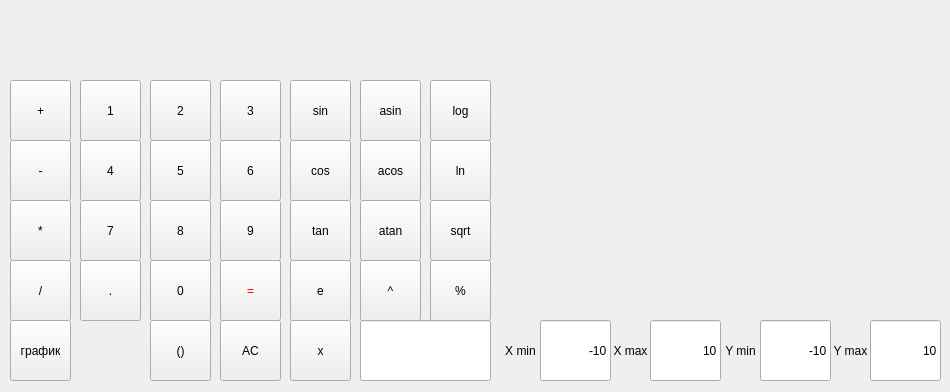
<?xml version="1.0" encoding="UTF-8"?>
<ui version="4.0">
 <class>View</class>
 <widget class="QMainWindow" name="View">
  <property name="geometry">
   <rect>
    <x>0</x>
    <y>0</y>
    <width>950</width>
    <height>392</height>
   </rect>
  </property>
  <property name="minimumSize">
   <size>
    <width>950</width>
    <height>392</height>
   </size>
  </property>
  <property name="maximumSize">
   <size>
    <width>950</width>
    <height>392</height>
   </size>
  </property>
  <property name="windowTitle">
   <string>MainWindow</string>
  </property>
  <widget class="QWidget" name="centralwidget">
   <widget class="QPushButton" name="B1">
    <property name="geometry">
     <rect>
      <x>80</x>
      <y>80</y>
      <width>61</width>
      <height>61</height>
     </rect>
    </property>
    <property name="minimumSize">
     <size>
      <width>61</width>
      <height>61</height>
     </size>
    </property>
    <property name="maximumSize">
     <size>
      <width>61</width>
      <height>61</height>
     </size>
    </property>
    <property name="cursor">
     <cursorShape>PointingHandCursor</cursorShape>
    </property>
    <property name="text">
     <string>1</string>
    </property>
    <attribute name="buttonGroup">
     <string notr="true">Numbers</string>
    </attribute>
   </widget>
   <widget class="QPushButton" name="B2">
    <property name="geometry">
     <rect>
      <x>150</x>
      <y>80</y>
      <width>61</width>
      <height>61</height>
     </rect>
    </property>
    <property name="minimumSize">
     <size>
      <width>61</width>
      <height>61</height>
     </size>
    </property>
    <property name="maximumSize">
     <size>
      <width>61</width>
      <height>61</height>
     </size>
    </property>
    <property name="cursor">
     <cursorShape>PointingHandCursor</cursorShape>
    </property>
    <property name="text">
     <string>2</string>
    </property>
    <attribute name="buttonGroup">
     <string notr="true">Numbers</string>
    </attribute>
   </widget>
   <widget class="QPushButton" name="B3">
    <property name="geometry">
     <rect>
      <x>220</x>
      <y>80</y>
      <width>61</width>
      <height>61</height>
     </rect>
    </property>
    <property name="minimumSize">
     <size>
      <width>61</width>
      <height>61</height>
     </size>
    </property>
    <property name="maximumSize">
     <size>
      <width>61</width>
      <height>61</height>
     </size>
    </property>
    <property name="cursor">
     <cursorShape>PointingHandCursor</cursorShape>
    </property>
    <property name="text">
     <string>3</string>
    </property>
    <attribute name="buttonGroup">
     <string notr="true">Numbers</string>
    </attribute>
   </widget>
   <widget class="QPushButton" name="B6">
    <property name="geometry">
     <rect>
      <x>220</x>
      <y>140</y>
      <width>61</width>
      <height>61</height>
     </rect>
    </property>
    <property name="minimumSize">
     <size>
      <width>61</width>
      <height>61</height>
     </size>
    </property>
    <property name="maximumSize">
     <size>
      <width>61</width>
      <height>61</height>
     </size>
    </property>
    <property name="cursor">
     <cursorShape>PointingHandCursor</cursorShape>
    </property>
    <property name="text">
     <string>6</string>
    </property>
    <attribute name="buttonGroup">
     <string notr="true">Numbers</string>
    </attribute>
   </widget>
   <widget class="QPushButton" name="B4">
    <property name="geometry">
     <rect>
      <x>80</x>
      <y>140</y>
      <width>61</width>
      <height>61</height>
     </rect>
    </property>
    <property name="minimumSize">
     <size>
      <width>61</width>
      <height>61</height>
     </size>
    </property>
    <property name="maximumSize">
     <size>
      <width>61</width>
      <height>61</height>
     </size>
    </property>
    <property name="cursor">
     <cursorShape>PointingHandCursor</cursorShape>
    </property>
    <property name="text">
     <string>4</string>
    </property>
    <attribute name="buttonGroup">
     <string notr="true">Numbers</string>
    </attribute>
   </widget>
   <widget class="QPushButton" name="B5">
    <property name="geometry">
     <rect>
      <x>150</x>
      <y>140</y>
      <width>61</width>
      <height>61</height>
     </rect>
    </property>
    <property name="minimumSize">
     <size>
      <width>61</width>
      <height>61</height>
     </size>
    </property>
    <property name="maximumSize">
     <size>
      <width>61</width>
      <height>61</height>
     </size>
    </property>
    <property name="cursor">
     <cursorShape>PointingHandCursor</cursorShape>
    </property>
    <property name="text">
     <string>5</string>
    </property>
    <attribute name="buttonGroup">
     <string notr="true">Numbers</string>
    </attribute>
   </widget>
   <widget class="QPushButton" name="B9">
    <property name="geometry">
     <rect>
      <x>220</x>
      <y>200</y>
      <width>61</width>
      <height>61</height>
     </rect>
    </property>
    <property name="minimumSize">
     <size>
      <width>61</width>
      <height>61</height>
     </size>
    </property>
    <property name="maximumSize">
     <size>
      <width>61</width>
      <height>61</height>
     </size>
    </property>
    <property name="cursor">
     <cursorShape>PointingHandCursor</cursorShape>
    </property>
    <property name="text">
     <string>9</string>
    </property>
    <attribute name="buttonGroup">
     <string notr="true">Numbers</string>
    </attribute>
   </widget>
   <widget class="QPushButton" name="B7">
    <property name="geometry">
     <rect>
      <x>80</x>
      <y>200</y>
      <width>61</width>
      <height>61</height>
     </rect>
    </property>
    <property name="minimumSize">
     <size>
      <width>61</width>
      <height>61</height>
     </size>
    </property>
    <property name="maximumSize">
     <size>
      <width>61</width>
      <height>61</height>
     </size>
    </property>
    <property name="cursor">
     <cursorShape>PointingHandCursor</cursorShape>
    </property>
    <property name="text">
     <string>7</string>
    </property>
    <attribute name="buttonGroup">
     <string notr="true">Numbers</string>
    </attribute>
   </widget>
   <widget class="QPushButton" name="B8">
    <property name="geometry">
     <rect>
      <x>150</x>
      <y>200</y>
      <width>61</width>
      <height>61</height>
     </rect>
    </property>
    <property name="minimumSize">
     <size>
      <width>61</width>
      <height>61</height>
     </size>
    </property>
    <property name="maximumSize">
     <size>
      <width>61</width>
      <height>61</height>
     </size>
    </property>
    <property name="cursor">
     <cursorShape>PointingHandCursor</cursorShape>
    </property>
    <property name="text">
     <string>8</string>
    </property>
    <attribute name="buttonGroup">
     <string notr="true">Numbers</string>
    </attribute>
   </widget>
   <widget class="QPushButton" name="Equel">
    <property name="geometry">
     <rect>
      <x>220</x>
      <y>260</y>
      <width>61</width>
      <height>61</height>
     </rect>
    </property>
    <property name="minimumSize">
     <size>
      <width>61</width>
      <height>61</height>
     </size>
    </property>
    <property name="maximumSize">
     <size>
      <width>61</width>
      <height>61</height>
     </size>
    </property>
    <property name="cursor">
     <cursorShape>PointingHandCursor</cursorShape>
    </property>
    <property name="styleSheet">
     <string notr="true">color: red</string>
    </property>
    <property name="text">
     <string>=</string>
    </property>
   </widget>
   <widget class="QPushButton" name="dot">
    <property name="geometry">
     <rect>
      <x>80</x>
      <y>260</y>
      <width>61</width>
      <height>61</height>
     </rect>
    </property>
    <property name="minimumSize">
     <size>
      <width>61</width>
      <height>61</height>
     </size>
    </property>
    <property name="maximumSize">
     <size>
      <width>61</width>
      <height>61</height>
     </size>
    </property>
    <property name="cursor">
     <cursorShape>PointingHandCursor</cursorShape>
    </property>
    <property name="text">
     <string>.</string>
    </property>
   </widget>
   <widget class="QPushButton" name="B0">
    <property name="geometry">
     <rect>
      <x>150</x>
      <y>260</y>
      <width>61</width>
      <height>61</height>
     </rect>
    </property>
    <property name="minimumSize">
     <size>
      <width>61</width>
      <height>61</height>
     </size>
    </property>
    <property name="maximumSize">
     <size>
      <width>61</width>
      <height>61</height>
     </size>
    </property>
    <property name="cursor">
     <cursorShape>PointingHandCursor</cursorShape>
    </property>
    <property name="text">
     <string>0</string>
    </property>
    <attribute name="buttonGroup">
     <string notr="true">Numbers</string>
    </attribute>
   </widget>
   <widget class="QPushButton" name="mod">
    <property name="geometry">
     <rect>
      <x>430</x>
      <y>260</y>
      <width>61</width>
      <height>61</height>
     </rect>
    </property>
    <property name="minimumSize">
     <size>
      <width>61</width>
      <height>61</height>
     </size>
    </property>
    <property name="maximumSize">
     <size>
      <width>61</width>
      <height>61</height>
     </size>
    </property>
    <property name="cursor">
     <cursorShape>PointingHandCursor</cursorShape>
    </property>
    <property name="text">
     <string>%</string>
    </property>
   </widget>
   <widget class="QPushButton" name="asin">
    <property name="geometry">
     <rect>
      <x>360</x>
      <y>80</y>
      <width>61</width>
      <height>61</height>
     </rect>
    </property>
    <property name="minimumSize">
     <size>
      <width>61</width>
      <height>61</height>
     </size>
    </property>
    <property name="maximumSize">
     <size>
      <width>61</width>
      <height>61</height>
     </size>
    </property>
    <property name="cursor">
     <cursorShape>PointingHandCursor</cursorShape>
    </property>
    <property name="text">
     <string>asin</string>
    </property>
   </widget>
   <widget class="QPushButton" name="pow">
    <property name="geometry">
     <rect>
      <x>360</x>
      <y>260</y>
      <width>61</width>
      <height>61</height>
     </rect>
    </property>
    <property name="minimumSize">
     <size>
      <width>61</width>
      <height>61</height>
     </size>
    </property>
    <property name="maximumSize">
     <size>
      <width>61</width>
      <height>61</height>
     </size>
    </property>
    <property name="cursor">
     <cursorShape>PointingHandCursor</cursorShape>
    </property>
    <property name="text">
     <string>^</string>
    </property>
   </widget>
   <widget class="QPushButton" name="ln">
    <property name="geometry">
     <rect>
      <x>430</x>
      <y>140</y>
      <width>61</width>
      <height>61</height>
     </rect>
    </property>
    <property name="minimumSize">
     <size>
      <width>61</width>
      <height>61</height>
     </size>
    </property>
    <property name="maximumSize">
     <size>
      <width>61</width>
      <height>61</height>
     </size>
    </property>
    <property name="cursor">
     <cursorShape>PointingHandCursor</cursorShape>
    </property>
    <property name="text">
     <string>ln</string>
    </property>
   </widget>
   <widget class="QPushButton" name="tan">
    <property name="geometry">
     <rect>
      <x>290</x>
      <y>200</y>
      <width>61</width>
      <height>61</height>
     </rect>
    </property>
    <property name="minimumSize">
     <size>
      <width>61</width>
      <height>61</height>
     </size>
    </property>
    <property name="maximumSize">
     <size>
      <width>61</width>
      <height>61</height>
     </size>
    </property>
    <property name="cursor">
     <cursorShape>PointingHandCursor</cursorShape>
    </property>
    <property name="text">
     <string>tan</string>
    </property>
   </widget>
   <widget class="QPushButton" name="acos">
    <property name="geometry">
     <rect>
      <x>360</x>
      <y>140</y>
      <width>61</width>
      <height>61</height>
     </rect>
    </property>
    <property name="minimumSize">
     <size>
      <width>61</width>
      <height>61</height>
     </size>
    </property>
    <property name="maximumSize">
     <size>
      <width>61</width>
      <height>61</height>
     </size>
    </property>
    <property name="cursor">
     <cursorShape>PointingHandCursor</cursorShape>
    </property>
    <property name="text">
     <string>acos</string>
    </property>
   </widget>
   <widget class="QPushButton" name="log">
    <property name="geometry">
     <rect>
      <x>430</x>
      <y>80</y>
      <width>61</width>
      <height>61</height>
     </rect>
    </property>
    <property name="minimumSize">
     <size>
      <width>61</width>
      <height>61</height>
     </size>
    </property>
    <property name="maximumSize">
     <size>
      <width>61</width>
      <height>61</height>
     </size>
    </property>
    <property name="cursor">
     <cursorShape>PointingHandCursor</cursorShape>
    </property>
    <property name="text">
     <string>log</string>
    </property>
   </widget>
   <widget class="QPushButton" name="Bexp">
    <property name="geometry">
     <rect>
      <x>290</x>
      <y>260</y>
      <width>61</width>
      <height>61</height>
     </rect>
    </property>
    <property name="minimumSize">
     <size>
      <width>61</width>
      <height>61</height>
     </size>
    </property>
    <property name="maximumSize">
     <size>
      <width>61</width>
      <height>61</height>
     </size>
    </property>
    <property name="cursor">
     <cursorShape>PointingHandCursor</cursorShape>
    </property>
    <property name="text">
     <string>e</string>
    </property>
   </widget>
   <widget class="QPushButton" name="sin">
    <property name="geometry">
     <rect>
      <x>290</x>
      <y>80</y>
      <width>61</width>
      <height>61</height>
     </rect>
    </property>
    <property name="minimumSize">
     <size>
      <width>61</width>
      <height>61</height>
     </size>
    </property>
    <property name="maximumSize">
     <size>
      <width>61</width>
      <height>61</height>
     </size>
    </property>
    <property name="cursor">
     <cursorShape>PointingHandCursor</cursorShape>
    </property>
    <property name="text">
     <string>sin</string>
    </property>
   </widget>
   <widget class="QPushButton" name="sqrt">
    <property name="geometry">
     <rect>
      <x>430</x>
      <y>200</y>
      <width>61</width>
      <height>61</height>
     </rect>
    </property>
    <property name="minimumSize">
     <size>
      <width>61</width>
      <height>61</height>
     </size>
    </property>
    <property name="maximumSize">
     <size>
      <width>61</width>
      <height>61</height>
     </size>
    </property>
    <property name="cursor">
     <cursorShape>PointingHandCursor</cursorShape>
    </property>
    <property name="text">
     <string>sqrt</string>
    </property>
   </widget>
   <widget class="QPushButton" name="atan">
    <property name="geometry">
     <rect>
      <x>360</x>
      <y>200</y>
      <width>61</width>
      <height>61</height>
     </rect>
    </property>
    <property name="minimumSize">
     <size>
      <width>61</width>
      <height>61</height>
     </size>
    </property>
    <property name="maximumSize">
     <size>
      <width>61</width>
      <height>61</height>
     </size>
    </property>
    <property name="cursor">
     <cursorShape>PointingHandCursor</cursorShape>
    </property>
    <property name="text">
     <string>atan</string>
    </property>
   </widget>
   <widget class="QPushButton" name="cos">
    <property name="geometry">
     <rect>
      <x>290</x>
      <y>140</y>
      <width>61</width>
      <height>61</height>
     </rect>
    </property>
    <property name="minimumSize">
     <size>
      <width>61</width>
      <height>61</height>
     </size>
    </property>
    <property name="maximumSize">
     <size>
      <width>61</width>
      <height>61</height>
     </size>
    </property>
    <property name="cursor">
     <cursorShape>PointingHandCursor</cursorShape>
    </property>
    <property name="text">
     <string>cos</string>
    </property>
   </widget>
   <widget class="QPushButton" name="div">
    <property name="geometry">
     <rect>
      <x>10</x>
      <y>260</y>
      <width>61</width>
      <height>61</height>
     </rect>
    </property>
    <property name="minimumSize">
     <size>
      <width>61</width>
      <height>61</height>
     </size>
    </property>
    <property name="maximumSize">
     <size>
      <width>61</width>
      <height>61</height>
     </size>
    </property>
    <property name="cursor">
     <cursorShape>PointingHandCursor</cursorShape>
    </property>
    <property name="text">
     <string>/</string>
    </property>
   </widget>
   <widget class="QPushButton" name="plus">
    <property name="geometry">
     <rect>
      <x>10</x>
      <y>80</y>
      <width>61</width>
      <height>61</height>
     </rect>
    </property>
    <property name="minimumSize">
     <size>
      <width>61</width>
      <height>61</height>
     </size>
    </property>
    <property name="maximumSize">
     <size>
      <width>61</width>
      <height>61</height>
     </size>
    </property>
    <property name="cursor">
     <cursorShape>PointingHandCursor</cursorShape>
    </property>
    <property name="text">
     <string>+</string>
    </property>
   </widget>
   <widget class="QPushButton" name="mult">
    <property name="geometry">
     <rect>
      <x>10</x>
      <y>200</y>
      <width>61</width>
      <height>61</height>
     </rect>
    </property>
    <property name="minimumSize">
     <size>
      <width>61</width>
      <height>61</height>
     </size>
    </property>
    <property name="maximumSize">
     <size>
      <width>61</width>
      <height>61</height>
     </size>
    </property>
    <property name="cursor">
     <cursorShape>PointingHandCursor</cursorShape>
    </property>
    <property name="text">
     <string>*</string>
    </property>
   </widget>
   <widget class="QPushButton" name="mines">
    <property name="geometry">
     <rect>
      <x>10</x>
      <y>140</y>
      <width>61</width>
      <height>61</height>
     </rect>
    </property>
    <property name="minimumSize">
     <size>
      <width>61</width>
      <height>61</height>
     </size>
    </property>
    <property name="maximumSize">
     <size>
      <width>61</width>
      <height>61</height>
     </size>
    </property>
    <property name="cursor">
     <cursorShape>PointingHandCursor</cursorShape>
    </property>
    <property name="text">
     <string>-</string>
    </property>
   </widget>
   <widget class="QPushButton" name="MakeGraph">
    <property name="geometry">
     <rect>
      <x>10</x>
      <y>320</y>
      <width>61</width>
      <height>61</height>
     </rect>
    </property>
    <property name="minimumSize">
     <size>
      <width>61</width>
      <height>61</height>
     </size>
    </property>
    <property name="maximumSize">
     <size>
      <width>61</width>
      <height>61</height>
     </size>
    </property>
    <property name="cursor">
     <cursorShape>PointingHandCursor</cursorShape>
    </property>
    <property name="text">
     <string>график</string>
    </property>
   </widget>
   <widget class="QPushButton" name="AC">
    <property name="geometry">
     <rect>
      <x>220</x>
      <y>320</y>
      <width>61</width>
      <height>61</height>
     </rect>
    </property>
    <property name="minimumSize">
     <size>
      <width>61</width>
      <height>61</height>
     </size>
    </property>
    <property name="maximumSize">
     <size>
      <width>61</width>
      <height>61</height>
     </size>
    </property>
    <property name="cursor">
     <cursorShape>PointingHandCursor</cursorShape>
    </property>
    <property name="text">
     <string>AC</string>
    </property>
   </widget>
   <widget class="QPushButton" name="Bx">
    <property name="geometry">
     <rect>
      <x>290</x>
      <y>320</y>
      <width>61</width>
      <height>61</height>
     </rect>
    </property>
    <property name="minimumSize">
     <size>
      <width>61</width>
      <height>61</height>
     </size>
    </property>
    <property name="maximumSize">
     <size>
      <width>61</width>
      <height>61</height>
     </size>
    </property>
    <property name="cursor">
     <cursorShape>PointingHandCursor</cursorShape>
    </property>
    <property name="text">
     <string>x</string>
    </property>
   </widget>
   <widget class="QPushButton" name="pushButton">
    <property name="geometry">
     <rect>
      <x>150</x>
      <y>320</y>
      <width>61</width>
      <height>61</height>
     </rect>
    </property>
    <property name="minimumSize">
     <size>
      <width>61</width>
      <height>61</height>
     </size>
    </property>
    <property name="maximumSize">
     <size>
      <width>61</width>
      <height>61</height>
     </size>
    </property>
    <property name="cursor">
     <cursorShape>PointingHandCursor</cursorShape>
    </property>
    <property name="text">
     <string>()</string>
    </property>
   </widget>
   <widget class="QLineEdit" name="LineX">
    <property name="geometry">
     <rect>
      <x>360</x>
      <y>320</y>
      <width>131</width>
      <height>61</height>
     </rect>
    </property>
    <property name="alignment">
     <set>Qt::AlignRight|Qt::AlignTrailing|Qt::AlignVCenter</set>
    </property>
   </widget>
   <widget class="QLabel" name="label">
    <property name="geometry">
     <rect>
      <x>10</x>
      <y>10</y>
      <width>471</width>
      <height>61</height>
     </rect>
    </property>
    <property name="minimumSize">
     <size>
      <width>471</width>
      <height>61</height>
     </size>
    </property>
    <property name="maximumSize">
     <size>
      <width>471</width>
      <height>61</height>
     </size>
    </property>
    <property name="font">
     <font>
      <family>Arial</family>
      <pointsize>20</pointsize>
      <italic>false</italic>
      <bold>false</bold>
      <underline>false</underline>
      <strikeout>false</strikeout>
      <stylestrategy>PreferDefault</stylestrategy>
      <kerning>true</kerning>
     </font>
    </property>
    <property name="cursor">
     <cursorShape>ArrowCursor</cursorShape>
    </property>
    <property name="text">
     <string/>
    </property>
    <property name="alignment">
     <set>Qt::AlignRight|Qt::AlignTrailing|Qt::AlignVCenter</set>
    </property>
   </widget>
   <widget class="QCustomPlot" name="Graph" native="true">
    <property name="geometry">
     <rect>
      <x>500</x>
      <y>10</y>
      <width>441</width>
      <height>301</height>
     </rect>
    </property>
   </widget>
   <widget class="QLabel" name="label_2">
    <property name="geometry">
     <rect>
      <x>500</x>
      <y>330</y>
      <width>41</width>
      <height>41</height>
     </rect>
    </property>
    <property name="text">
     <string>X min</string>
    </property>
    <property name="alignment">
     <set>Qt::AlignCenter</set>
    </property>
   </widget>
   <widget class="QLineEdit" name="Xmin">
    <property name="geometry">
     <rect>
      <x>540</x>
      <y>320</y>
      <width>71</width>
      <height>61</height>
     </rect>
    </property>
    <property name="text">
     <string>-10</string>
    </property>
    <property name="alignment">
     <set>Qt::AlignRight|Qt::AlignTrailing|Qt::AlignVCenter</set>
    </property>
   </widget>
   <widget class="QLabel" name="label_3">
    <property name="geometry">
     <rect>
      <x>610</x>
      <y>330</y>
      <width>41</width>
      <height>41</height>
     </rect>
    </property>
    <property name="text">
     <string>X max</string>
    </property>
    <property name="alignment">
     <set>Qt::AlignCenter</set>
    </property>
   </widget>
   <widget class="QLineEdit" name="Xmax">
    <property name="geometry">
     <rect>
      <x>650</x>
      <y>320</y>
      <width>71</width>
      <height>61</height>
     </rect>
    </property>
    <property name="text">
     <string>10</string>
    </property>
    <property name="alignment">
     <set>Qt::AlignRight|Qt::AlignTrailing|Qt::AlignVCenter</set>
    </property>
   </widget>
   <widget class="QLabel" name="label_4">
    <property name="geometry">
     <rect>
      <x>720</x>
      <y>330</y>
      <width>41</width>
      <height>41</height>
     </rect>
    </property>
    <property name="text">
     <string>Y min</string>
    </property>
    <property name="alignment">
     <set>Qt::AlignCenter</set>
    </property>
   </widget>
   <widget class="QLineEdit" name="Ymax">
    <property name="geometry">
     <rect>
      <x>870</x>
      <y>320</y>
      <width>71</width>
      <height>61</height>
     </rect>
    </property>
    <property name="text">
     <string>10</string>
    </property>
    <property name="alignment">
     <set>Qt::AlignRight|Qt::AlignTrailing|Qt::AlignVCenter</set>
    </property>
   </widget>
   <widget class="QLabel" name="label_5">
    <property name="geometry">
     <rect>
      <x>830</x>
      <y>330</y>
      <width>41</width>
      <height>41</height>
     </rect>
    </property>
    <property name="text">
     <string>Y max</string>
    </property>
    <property name="alignment">
     <set>Qt::AlignCenter</set>
    </property>
   </widget>
   <widget class="QLineEdit" name="Ymin">
    <property name="geometry">
     <rect>
      <x>760</x>
      <y>320</y>
      <width>71</width>
      <height>61</height>
     </rect>
    </property>
    <property name="text">
     <string>-10</string>
    </property>
    <property name="alignment">
     <set>Qt::AlignRight|Qt::AlignTrailing|Qt::AlignVCenter</set>
    </property>
   </widget>
  </widget>
 </widget>
 <customwidgets>
  <customwidget>
   <class>QCustomPlot</class>
   <extends>QWidget</extends>
   <header>qcustomplot.h</header>
   <container>1</container>
  </customwidget>
 </customwidgets>
 <resources/>
 <connections/>
 <buttongroups>
  <buttongroup name="Numbers"/>
 </buttongroups>
</ui>
